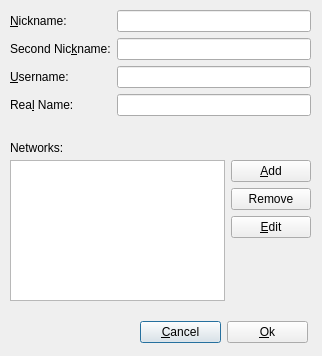
<?xml version="1.0" encoding="UTF-8"?>
<ui version="4.0">
 <class>NetworkDlg</class>
 <widget class="QDialog" name="NetworkDlg">
  <property name="geometry">
   <rect>
    <x>0</x>
    <y>0</y>
    <width>322</width>
    <height>356</height>
   </rect>
  </property>
  <property name="minimumSize">
   <size>
    <width>322</width>
    <height>356</height>
   </size>
  </property>
  <property name="maximumSize">
   <size>
    <width>322</width>
    <height>356</height>
   </size>
  </property>
  <property name="focusPolicy">
   <enum>Qt::StrongFocus</enum>
  </property>
  <property name="windowTitle">
   <string>Networks</string>
  </property>
  <widget class="QWidget" name="layoutWidget">
   <property name="geometry">
    <rect>
     <x>140</x>
     <y>320</y>
     <width>168</width>
     <height>24</height>
    </rect>
   </property>
   <layout class="QHBoxLayout" name="horizontalLayout_2">
    <item>
     <widget class="QPushButton" name="cancelBtn">
      <property name="text">
       <string>&amp;Cancel</string>
      </property>
     </widget>
    </item>
    <item>
     <widget class="QPushButton" name="okBtn">
      <property name="text">
       <string>&amp;Ok</string>
      </property>
     </widget>
    </item>
   </layout>
  </widget>
  <widget class="QWidget" name="layoutWidget">
   <property name="geometry">
    <rect>
     <x>10</x>
     <y>10</y>
     <width>301</width>
     <height>111</height>
    </rect>
   </property>
   <layout class="QFormLayout" name="formLayout">
    <item row="0" column="1">
     <widget class="QLineEdit" name="nickLE"/>
    </item>
    <item row="1" column="0">
     <widget class="QLabel" name="label_2">
      <property name="text">
       <string>Second Nic&amp;kname:</string>
      </property>
      <property name="buddy">
       <cstring>nick2LE</cstring>
      </property>
     </widget>
    </item>
    <item row="1" column="1">
     <widget class="QLineEdit" name="nick2LE"/>
    </item>
    <item row="2" column="0">
     <widget class="QLabel" name="label_3">
      <property name="text">
       <string>&amp;Username:</string>
      </property>
      <property name="buddy">
       <cstring>usernameLE</cstring>
      </property>
     </widget>
    </item>
    <item row="2" column="1">
     <widget class="QLineEdit" name="usernameLE"/>
    </item>
    <item row="3" column="0">
     <widget class="QLabel" name="label_4">
      <property name="text">
       <string>Rea&amp;l Name:</string>
      </property>
      <property name="buddy">
       <cstring>realNameLE</cstring>
      </property>
     </widget>
    </item>
    <item row="3" column="1">
     <widget class="QLineEdit" name="realNameLE"/>
    </item>
    <item row="0" column="0">
     <widget class="QLabel" name="label">
      <property name="text">
       <string>&amp;Nickname:</string>
      </property>
      <property name="buddy">
       <cstring>nickLE</cstring>
      </property>
     </widget>
    </item>
   </layout>
  </widget>
  <widget class="QWidget" name="layoutWidget">
   <property name="geometry">
    <rect>
     <x>10</x>
     <y>160</y>
     <width>301</width>
     <height>141</height>
    </rect>
   </property>
   <layout class="QHBoxLayout" name="horizontalLayout">
    <item>
     <widget class="QListWidget" name="networkList"/>
    </item>
    <item>
     <layout class="QVBoxLayout" name="verticalLayout">
      <item>
       <widget class="QPushButton" name="addBtn">
        <property name="text">
         <string>&amp;Add</string>
        </property>
       </widget>
      </item>
      <item>
       <widget class="QPushButton" name="removeBtn">
        <property name="text">
         <string>Remove</string>
        </property>
       </widget>
      </item>
      <item>
       <widget class="QPushButton" name="editBtn">
        <property name="text">
         <string>&amp;Edit</string>
        </property>
       </widget>
      </item>
      <item>
       <spacer name="verticalSpacer">
        <property name="orientation">
         <enum>Qt::Vertical</enum>
        </property>
        <property name="sizeHint" stdset="0">
         <size>
          <width>20</width>
          <height>40</height>
         </size>
        </property>
       </spacer>
      </item>
     </layout>
    </item>
   </layout>
  </widget>
  <widget class="QLabel" name="label_5">
   <property name="geometry">
    <rect>
     <x>10</x>
     <y>140</y>
     <width>71</width>
     <height>16</height>
    </rect>
   </property>
   <property name="text">
    <string>Networks:</string>
   </property>
  </widget>
 </widget>
 <tabstops>
  <tabstop>nickLE</tabstop>
  <tabstop>nick2LE</tabstop>
  <tabstop>usernameLE</tabstop>
  <tabstop>realNameLE</tabstop>
  <tabstop>addBtn</tabstop>
  <tabstop>removeBtn</tabstop>
  <tabstop>editBtn</tabstop>
  <tabstop>cancelBtn</tabstop>
  <tabstop>okBtn</tabstop>
  <tabstop>networkList</tabstop>
 </tabstops>
 <resources/>
 <connections>
  <connection>
   <sender>okBtn</sender>
   <signal>clicked()</signal>
   <receiver>NetworkDlg</receiver>
   <slot>accept()</slot>
   <hints>
    <hint type="sourcelabel">
     <x>306</x>
     <y>335</y>
    </hint>
    <hint type="destinationlabel">
     <x>381</x>
     <y>338</y>
    </hint>
   </hints>
  </connection>
  <connection>
   <sender>cancelBtn</sender>
   <signal>clicked()</signal>
   <receiver>NetworkDlg</receiver>
   <slot>reject()</slot>
   <hints>
    <hint type="sourcelabel">
     <x>220</x>
     <y>332</y>
    </hint>
    <hint type="destinationlabel">
     <x>188</x>
     <y>328</y>
    </hint>
   </hints>
  </connection>
 </connections>
</ui>
